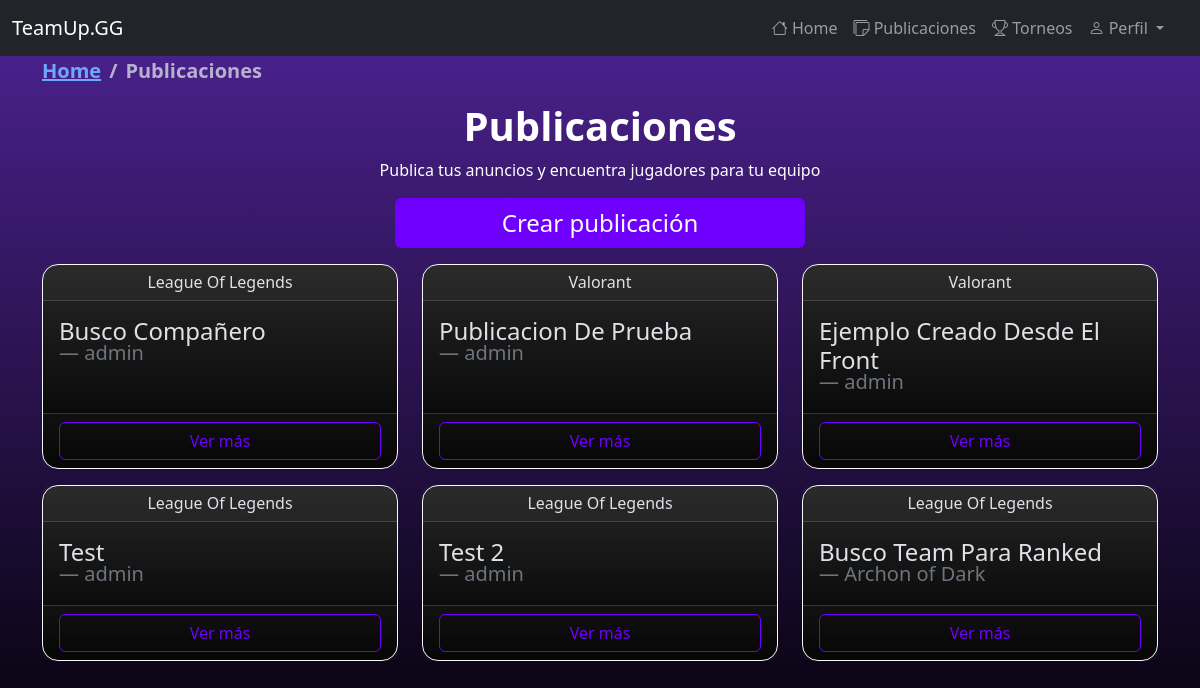
The page /publicaciones/ (signed in) on the database its author committed.
### myapp/models.py (models this page shows, shortened)
class Post(models.Model):
    title = models.CharField(max_length=100)
    message = models.TextField()
    game = models.ForeignKey(Game, on_delete=models.CASCADE)
    user = models.ForeignKey(get_user_model(), on_delete=models.CASCADE)

class Game(models.Model):
    name = models.CharField(max_length=100)
    def __str__(self):
        return self.name

### myapp/views.py (the view)
# urls.py: path('publicaciones/', publicaciones , name='publicaciones'),
@login_required
def publicaciones(request):
    posts = Post.objects.all()
    breadcrumbs = [
        {'name': 'Publicaciones'},
    ]
    return render(request, 'publicaciones.html', {
        'publicaciones': posts,
        'breadcrumbs': breadcrumbs
    })

### myapp/templates/publicaciones.html (shortened to what this page needs)
{% extends 'base.html' %}
{% block content %}
  <div class="container">
    <div class="row">
      <div class="col-md-6 offset-md-3">
        <h1 class="text-center text-white"><strong>Publicaciones</strong></h1>
        <p class="text-center text-white">Publica tus anuncios y encuentra jugadores para tu equipo</p>
        <div class="text-center">
          <a href="{% url 'publicar' %}" class="btn btn-custom text-center w-75 fs-4">Crear publicación</a>
        </div>
      </div>
    </div>
    <div class="row justify-content-center">
      {% for publicacion in publicaciones %}
        <div class="col-12 col-sm-6 col-md-4 col-lg-4 mt-3">
          <div class="card bg-black bg-gradient border-light rounded-4 h-100">
            <div class="card-header text-center">
              <h6 class="card-text">{{ publicacion.game|title }}</h6>
            </div>
            <div class="card-body">
              <blockquote class="blockquote mb-0">
                <h4 class="card-title">{{ publicacion.title|title }}</h4>
                <footer class="blockquote-footer fs-5">{{ publicacion.user }}</footer>
              </blockquote>
            </div>
            <div class="card-footer text-center">
              <button type="button" class="btn btn-outline-custom w-100 stretched-link" data-bs-toggle="modal" data-bs-target="#modal{{ publicacion.id }}">Ver más</button>
            </div>
          </div>
        </div>
      {% endfor %}
    </div>
  </div>
{% endblock %}

### myapp/templates/base.html (style rules this page uses)
body { background: linear-gradient(to bottom, #4e2394, #000000); background-attachment: fixed; margin: 0; height: 100%; min-height: 100vh; scroll-behavior: smooth; }
.btn-custom { background-color: #6f00ff; color: #fff; }
.btn-outline-custom { color: #6f00ff; border-color: #6f00ff; }

### rows shown on the page
Post: game "League Of Legends", title "Busco Compañero", user "admin"
Post: game "Valorant", title "Publicacion De Prueba", user "admin"
Post: game "Valorant", title "Ejemplo Creado Desde El Front", user "admin"
Post: game "League Of Legends", title "Test", user "admin"
Post: game "League Of Legends", title "Test 2", user "admin"
Post: game "League Of Legends", title "Busco Team Para Ranked", user "Archon of Dark"

### other values the page prints
{{ breadcrumb.name }} "Publicaciones"
